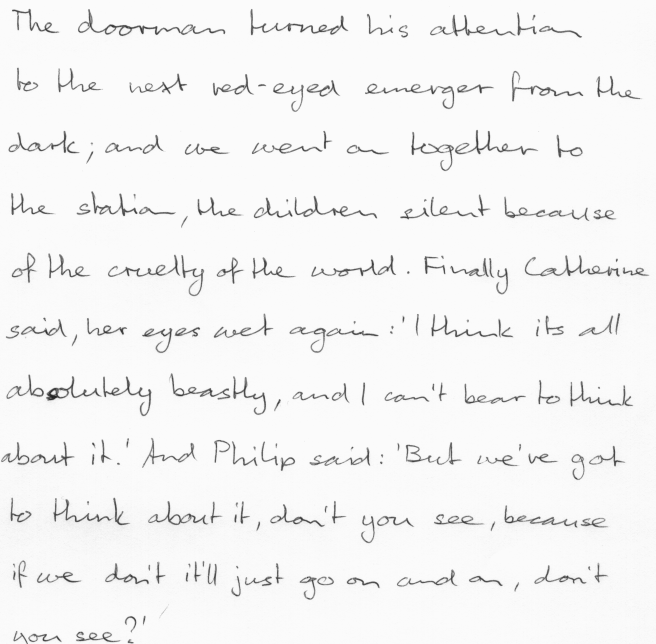
#> input picture data/page/r06-137.png, 1968 x 1932 px (shown at 1/3 size); its folder holds only this picture in this run
$ python main.py
#> lines starting #> are read from the running program, lines starting #| are printed output that depends on the picture; after the words box and inside, x2 and y2 are one past the last pixel; in counts of white or black regions, pixels touching at a corner belong together
### word_detector/__init__.py
from collections import defaultdict
from dataclasses import dataclass
from typing import List
import math

import cv2
import numpy as np
from sklearn.cluster import DBSCAN


@dataclass
class BBox:
    x: int
    y: int
    w: int
    h: int


@dataclass
class DetectorRes:
    img: np.ndarray
    bbox: BBox


def detect(img: np.ndarray,
           kernel_size: int,
           sigma: float,
           theta: float,
           min_area: int) -> List[DetectorRes]:
    """Scale space technique for word segmentation proposed by R. Manmatha.

    For details see paper http://ciir.cs.umass.edu/pubfiles/mm-27.pdf.

    Args:
        img: A grayscale uint8 image.
        kernel_size: The size of the filter kernel, must be an odd integer.
        sigma: Standard deviation of Gaussian function used for filter kernel.
        theta: Approximated width/height ratio of words, filter function is distorted by this factor.
        min_area: Ignore word candidates smaller than specified area.

    Returns:
        List of DetectorRes instances, each containing the bounding box and the word image.
    """
    assert img.ndim == 2
    assert img.dtype == np.uint8

    # apply filter kernel
    kernel = _compute_kernel(kernel_size, sigma, theta)
    img_filtered = cv2.filter2D(img, -1, kernel, borderType=cv2.BORDER_REPLICATE).astype(np.uint8)
    img_thres = 255 - cv2.threshold(img_filtered, 0, 255, cv2.THRESH_BINARY + cv2.THRESH_OTSU)[1]

    # append components to result
    res = []
    components = cv2.findContours(img_thres, cv2.RETR_LIST, cv2.CHAIN_APPROX_SIMPLE)[0]
    for c in components:
        # skip small word candidates
        if cv2.contourArea(c) < min_area:
            continue
        # append bounding box and image of word to result list
        x, y, w, h = cv2.boundingRect(c)  # bounding box as tuple (x, y, w, h)
        crop = img[y:y + h, x:x + w]
        res.append(DetectorRes(crop, BBox(x, y, w, h)))

    return res


def _compute_kernel(kernel_size: int,
                    sigma: float,
                    theta: float) -> np.ndarray:
    """Compute anisotropic filter kernel."""

    assert kernel_size % 2  # must be odd size

    # create coordinate grid
    half_size = kernel_size // 2
    xs = ys = np.linspace(-half_size, half_size, kernel_size)
    x, y = np.meshgrid(xs, ys)

    # compute sigma values in x and y direction, where theta is roughly the average x/y ratio of words
    sigma_y = sigma
    sigma_x = sigma_y * theta

    # compute terms and combine them
    exp_term = np.exp(-x ** 2 / (2 * sigma_x) - y ** 2 / (2 * sigma_y))
    x_term = (x ** 2 - sigma_x ** 2) / (2 * math.pi * sigma_x ** 5 * sigma_y)
    y_term = (y ** 2 - sigma_y ** 2) / (2 * math.pi * sigma_y ** 5 * sigma_x)
    kernel = (x_term + y_term) * exp_term

    # normalize and return kernel
    kernel = kernel / np.sum(kernel)
    return kernel


def prepare_img(img: np.ndarray,
                height: int) -> np.ndarray:
    """Convert image to grayscale image (if needed) and resize to given height."""
    assert img.ndim in (2, 3)
    assert height > 0
    assert img.dtype == np.uint8
    if img.ndim == 3:
        img = cv2.cvtColor(img, cv2.COLOR_BGR2GRAY)
    h = img.shape[0]
    factor = height / h
    return cv2.resize(img, dsize=None, fx=factor, fy=factor)


def _cluster_lines(detections: List[DetectorRes],
                   max_dist: float = 0.7,
                   min_words_per_line: int = 2) -> List[List[DetectorRes]]:
    # compute matrix containing Jaccard distances (which is a proper metric)
    num_bboxes = len(detections)
    dist_mat = np.ones((num_bboxes, num_bboxes))
    for i in range(num_bboxes):
        for j in range(i, num_bboxes):
            a = detections[i].bbox
            b = detections[j].bbox
            if a.y > b.y + b.h or b.y > a.y + a.h:
                continue
            intersection = min(a.y + a.h, b.y + b.h) - max(a.y, b.y)
            union = a.h + b.h - intersection
            iou = np.clip(intersection / union if union > 0 else 0, 0, 1)
            dist_mat[i, j] = dist_mat[j, i] = 1 - iou  # Jaccard distance is defined as 1-iou

    dbscan = DBSCAN(eps=max_dist, min_samples=min_words_per_line, metric='precomputed').fit(dist_mat)

    clustered = defaultdict(list)
    for i, cluster_id in enumerate(dbscan.labels_):
        if cluster_id == -1:
            continue
        clustered[cluster_id].append(detections[i])

    res = sorted(clustered.values(), key=lambda line: [det.bbox.y + det.bbox.h / 2 for det in line])
    return res


def sort_multiline(detections: List[DetectorRes],
                   max_dist: float = 0.7,
                   min_words_per_line: int = 2) -> List[List[DetectorRes]]:
    """Cluster detections into lines, then sort the lines according to x-coordinates of word centers.

    Args:
        detections: List of detections.
        max_dist: Maximum Jaccard distance (0..1) between two y-projected words to be considered as neighbors.
        min_words_per_line: If a line contains less words than specified, it is ignored.

    Returns:
        List of lines, each line itself a list of detections.
    """
    lines = _cluster_lines(detections, max_dist, min_words_per_line)
    res = []
    for line in lines:
        res += sort_line(line)
    return res


def sort_line(detections: List[DetectorRes]) -> List[List[DetectorRes]]:
    """Sort the list of detections according to x-coordinates of word centers."""
    return [sorted(detections, key=lambda det: det.bbox.x + det.bbox.w / 2)]

### examples/main.py
import sys
import os

sys.path.append(os.path.join(os.path.dirname(__file__), '..'))

from PIL import Image
import numpy as np
from word_detector import detect, prepare_img, sort_multiline
from pathlib import Path
import matplotlib.pyplot as plt
import cv2
from typing import List
import argparse

list_img_names_serial = []

def get_img_files(data_dir: Path) -> List[Path]:
    """Return all image files contained in a folder."""
    res = []
    for ext in ['*.png', '*.jpg', '*.bmp']:
        res += list(Path(data_dir).glob(ext))
    return res

parser = argparse.ArgumentParser()
parser.add_argument('--data', type=Path, default=Path('../data/page'))
parser.add_argument('--kernel_size', type=int, default=25)
parser.add_argument('--sigma', type=float, default=11)
parser.add_argument('--theta', type=float, default=7)
parser.add_argument('--min_area', type=int, default=100)
parser.add_argument('--img_height', type=int, default=1000)
parsed = parser.parse_args()

print("File path: ", parsed.data)

def save_image_names_to_text_files():
    for fn_img in get_img_files(parsed.data):
        print(f'Processing file {fn_img}')

        # load image and process it
        img = prepare_img(cv2.imread(str(fn_img)), parsed.img_height)
        detections = detect(img,
                            kernel_size=parsed.kernel_size,
                            sigma=parsed.sigma,
                            theta=parsed.theta,
                            min_area=parsed.min_area)
#> in detect, `img_thres = 255 - cv2.threshold(img_filtered, 0, 255, cv2.THRESH_BINAR..`:
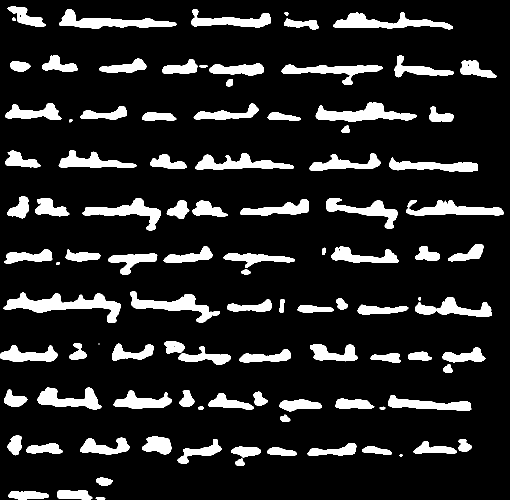
#> img_thres: shape (1000, 1019) (shown at 1/2 size); 13.4% white; 101 white regions (1 under 20 px)
#> in detect, `components = cv2.findContours(img_thres, cv2.RETR_LIST, cv2.CHAIN_APPR..`: components = 104 contours, 3 with area under 20; largest, box (x1, y1, x2, y2) and area: (7, 585, 242, 646) 4974, (631, 205, 834, 244) 3611, (118, 18, 353, 58) 3436, (666, 25, 906, 59) 3384, (260, 583, 440, 645) 3356
#> the loop in detect, `for c in components:` made 104 passes
#> (x, y, w, h) on passes 2, 3, 4, 5, 7, 8, 9, 10, 11, 12, 13, 14: (17, 982, 81, 18), (114, 980, 71, 20), (192, 955, 34, 17), (470, 917, 20, 15), (534, 895, 60, 17), (462, 893, 60, 22), (724, 892, 60, 18), (52, 887, 74, 21), (615, 886, 98, 26), (827, 882, 87, 26), (917, 878, 27, 25), (355, 878, 88, 49)
#> c on pass 40: [[197, 687], [197, 688], [198, 688], [198, 687]]
#> after the loop in detect, `for c in components:`:
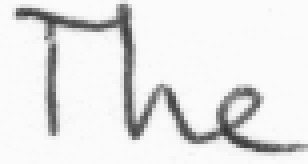
#> crop: shape (41, 77) (shown 4 times larger); min 54, max 251, mean 230
#> after the loop in detect, `for c in components:`: res = 89 items
#> detections = 89 items

        # sort detections: cluster into lines, then sort each line
        lines = sort_multiline(detections)
#> in _cluster_lines, `num_bboxes = len(detections)`: num_bboxes = 89
#> after the loop in _cluster_lines, `for i in range(num_bboxes):`:
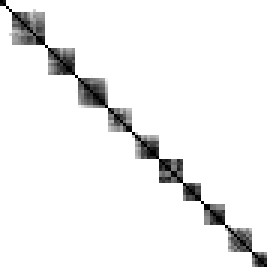
#> dist_mat: shape (89, 89) float64 (shown 3 times larger); min 0, max 1, mean 0.943
#> the loop in _cluster_lines, `for i, cluster_id in enumerate(dbscan.labels_):` made 89 passes
#> cluster_id on passes 1 to 12: 0, 0, -1, -1, 1, 1, 1, 1, 1, 1, 1, 1
#> in sort_multiline, `lines = _cluster_lines(detections, max_dist, min_words_per_line)`: lines = 11 items
#> the loop in sort_multiline, `for line in lines:` made 11 passes
#> lines = 11 items

        # plot results
        plt.imshow(img, cmap='gray')
        num_colors = 7
        colors = plt.cm.get_cmap('rainbow', num_colors)
        for line_idx, line in enumerate(lines):
            for word_idx, det in enumerate(line):
                xs = [det.bbox.x, det.bbox.x, det.bbox.x +
                      det.bbox.w, det.bbox.x + det.bbox.w, det.bbox.x]
                ys = [det.bbox.y, det.bbox.y + det.bbox.h,
                      det.bbox.y + det.bbox.h, det.bbox.y, det.bbox.y]
                plt.plot(xs, ys, c=colors(line_idx % num_colors))
                plt.text(det.bbox.x, det.bbox.y, f'{line_idx}/{word_idx}')
                print(det.bbox.x, det.bbox.y, det.bbox.w, det.bbox.h)
                crop_img = img[det.bbox.y:det.bbox.y +
                               det.bbox.h, det.bbox.x:det.bbox.x+det.bbox.w]

                path = '../test_images'
                # Check whether the specified path exists or not
                if not os.path.exists(path):
                    os.mkdir(path)
                    print("Directory Created")

                cv2.imwrite(f"{path}/line" + str(line_idx) + "word" +
                            str(word_idx) + ".jpg", crop_img)
                full_img_path = "line" + \
                    str(line_idx) + "word" + str(word_idx)+".jpg"
                list_img_names_serial.append(full_img_path)
                print(list_img_names_serial)

                with open("img_names_sequence.txt", "w") as textfile:
                    for element in list_img_names_serial:
                        textfile.write(element + "\n")
#> this loop made 11 passes
#> (printed output is left out)
#> pass 1, in save_image_names_to_text_files, `cv2.imwrite(f"{path}/line" + str(line_idx) + "word" + str(word_idx) + ..`:
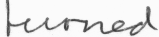
#> saved as line0word2.jpg: shape (37, 159); min 57, max 251, mean 229.4
#> pass 1, in save_image_names_to_text_files, `cv2.imwrite(f"{path}/line" + str(line_idx) + "word" + str(word_idx) + ..`:
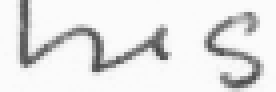
#> saved as line0word3.jpg: shape (23, 69) (shown 4 times larger); min 71, max 251, mean 228.1
#> pass 1, in save_image_names_to_text_files, `cv2.imwrite(f"{path}/line" + str(line_idx) + "word" + str(word_idx) + ..`:
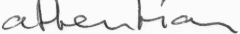
#> saved as line0word4.jpg: shape (34, 240); min 47, max 251, mean 231
#> after the loop, list_img_names_serial = 82 items, first 6: 'line0word0.jpg', 'line0word1.jpg', 'line0word2.jpg', 'line0word3.jpg', 'line0word4.jpg', 'line1word0.jpg'

        plt.show()
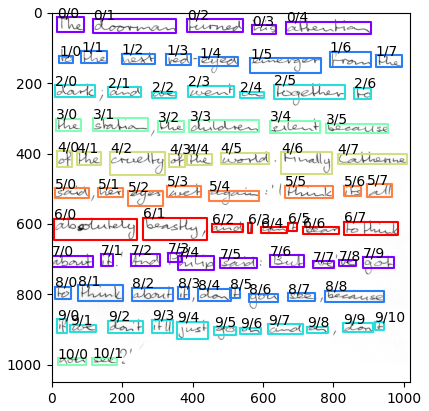
#> figure drawn by matplotlib, 1 panel

save_image_names_to_text_files()
